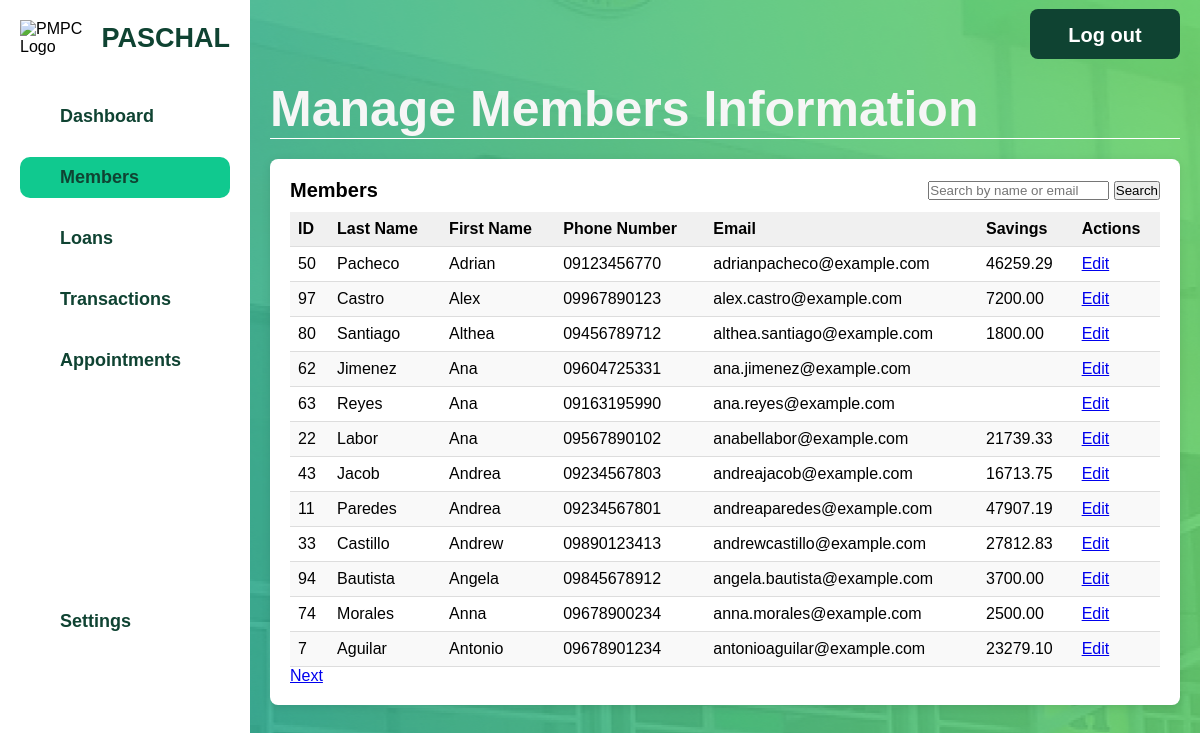
The page /admin/admin-manage-members.php (signed in) on the database its author committed.
### tables this page shows
CREATE TABLE `member` (
  `Email` char(255) NOT NULL,
  `MemberID` int(11) NOT NULL,
  `LastName` varchar(50) DEFAULT NULL,
  `FirstName` varchar(50) DEFAULT NULL,
  `MiddleName` varchar(50) DEFAULT NULL,
  `AddressID` int(11) DEFAULT NULL,
  `Birthday` date DEFAULT NULL,
  `Sex` varchar(10) DEFAULT NULL,
  `TINNumber` varchar(15) DEFAULT NULL,
  `ContactNo` varchar(15) DEFAULT NULL,
  `DateCreated` datetime DEFAULT current_timestamp(),
  `Savings` decimal(10,2) DEFAULT 0.00,
  `TypeOfMember` enum('Regular','Associate') DEFAULT 'Regular',
  `MembershipStatus` enum('Pending','Active') DEFAULT 'Pending',
  `ShareCapital` decimal(10,2) DEFAULT 0.00
);

### html/admin/admin-manage-members.php (the view, shortened to what this page needs)
<?php
include('../db_connect.php');
$limit = 12;
$page = isset($_GET['page']) ? (int)$_GET['page'] : 1;
$offset = ($page - 1) * $limit;
$searchQuery = isset($_GET['search']) ? $_GET['search'] : "";
if (!empty($searchQuery)) {
    $allMembersQuery = "
        SELECT
            MemberID,
            LastName,
            FirstName,
            ContactNo,
            Email,
            Savings
        FROM
            member
        WHERE
            LastName LIKE ? OR
            FirstName LIKE ? OR
            Email LIKE ?
        LIMIT ?, ?
    ";
    $searchTerm = "%" . $searchQuery . "%";
    $stmt = $conn->prepare($allMembersQuery);
    $stmt->bind_param("sssii", $searchTerm, $searchTerm, $searchTerm, $offset, $limit);
} else {
    $allMembersQuery = "
        SELECT
            MemberID,
            LastName,
            FirstName,
            ContactNo,
            Email,
            Savings
        FROM
            member
        LIMIT ?, ?
    ";
    $stmt = $conn->prepare($allMembersQuery);
    $stmt->bind_param("ii", $offset, $limit);
}
$stmt->execute();
$allMembersResult = $stmt->get_result();
$countQuery = "SELECT COUNT(*) as total FROM member";
$countResult = $conn->query($countQuery);
$totalMembers = $countResult->fetch_assoc()['total'];
$totalPages = ceil($totalMembers / $limit);
?>
<!DOCTYPE html>
<html lang="en">
<head>
    <link rel="stylesheet" href="../../css/admin-manage-members.css">
    <link rel="stylesheet" href="../../css/admin-general.css">
</head>
<body>
    <div class="container">
        <div class="sidebar">
            <div class="logo-container">
                <div class="logo">
                    <img src="../../assets/pmpc-logo.png" alt="PMPC Logo">
                </div>
                <h2 class="pmpc-text">PASCHAL</h2>
            </div>
            <ul class="sidebar-menu">
                <li><a href="admin.php">Dashboard</a></li>
                <li><a href="admin-members.php" class="active">Members</a></li>
                <li><a href="admin-loans.php">Loans</a></li>
                <li><a href="admin-transactions.php">Transactions</a></li>
                <li><a href="admin-appointments.php">Appointments</a></li>
            </ul>
            <ul class="sidebar-settings">
                <li><a href="admin-settings.html">Settings</a></li>
            </ul>
        </div>
        <div class="main-content">
            <header>
                <h1>Manage Members Information</h1>
                <button class="logout-button" onclick="window.location.href='../logout.php'">Log out</button>
            </header>
            <section class="member-list">
                <div class="table-header">
                    <h3>Members</h3>
                    <form action="admin-manage-members.php" method="GET">
                        <input type="text" name="search" placeholder="Search by name or email" value="<?php echo htmlspecialchars($searchQuery); ?>">
                        <button type="submit">Search</button>
                    </form>
                </div>
                <table>
                    <thead>
                        <tr>
                            <th>ID</th>
                            <th>Last Name</th>
                            <th>First Name</th>
                            <th>Phone Number</th>
                            <th>Email</th>
                            <th>Savings</th>
                            <th>Actions</th>
                        </tr>
                    </thead>
                    <tbody>
                        <?php
                        if ($allMembersResult->num_rows > 0) {
                            while ($row = $allMembersResult->fetch_assoc()) {
                                echo "<tr>";
                                echo "<td>" . htmlspecialchars($row['MemberID']) . "</td>";
                                echo "<td>" . htmlspecialchars($row['LastName']) . "</td>";
                                echo "<td>" . htmlspecialchars($row['FirstName']) . "</td>";
                                echo "<td>" . htmlspecialchars($row['ContactNo']) . "</td>";
                                echo "<td>" . htmlspecialchars($row['Email']) . "</td>";
                                echo "<td>" . htmlspecialchars($row['Savings']) . "</td>";
                                echo "<td><a href='admin-edit-member.php?id=" . htmlspecialchars($row['MemberID']) . "'>Edit</a></td>";
                                echo "</tr>";
                            }
                        } else {
                            echo "<tr><td colspan='7'>No members found.</td></tr>";
                        }
                        ?>
                    </tbody>
                </table>
                <div class="pagination">
                    <?php if ($page < $totalPages): ?>
                        <a href="?page=<?php echo $page + 1; ?>&search=<?php echo htmlspecialchars($searchQuery); ?>">Next</a>
                    <?php endif; ?>
                </div>
            </section>
        </div>
    </div>
</body>
</html>

### css/admin-manage-members.css (style rules this page uses)
.member-list { background-color: #fff; padding: 20px; border-radius: 8px; box-shadow: 0 2px 10px rgba(0,0,0,0.1); margin-top: 20px; }
.table-header { display: flex; justify-content: space-between; align-items: center; margin-bottom: 10px; }
.table-header h3 { margin: 0; font-size: 20px; }
.member-list table { width: 100%; border-collapse: collapse; }
.member-list th, .member-list td { text-align: left; padding: 8px; border-bottom: 1px solid #ddd; }
.member-list th { background-color: #f0f0f0; font-weight: bold; }
.member-list tbody tr:nth-child(even) { background-color: #f9f9f9; }
.member-list td { font-size: 16px; }

### css/admin-general.css (style rules this page uses)
* { margin: 0; padding: 0; box-sizing: border-box; font-family: 'Poppins', Arial, Helvetica, sans-serif; }
html, body { height: 100%; }
body { background-image: url('../assets/bg.jpg'); background-size: auto; background-position: center; background-repeat: repeat; margin: 0; height: 100vh; }
.container { display: flex; width: 100%; height: 100vh; }
.sidebar { width: 250px; background-color: #fff; display: flex; flex-direction: column; padding: 20px; position: fixed; height: 100vh; }
.logo-container { display: flex; align-items: center; margin-bottom: 20px; }
.logo img { width: 70px; height: auto; margin-right: 10px; }
.pmpc-text { font-size: 27px; color: #0F4332; font-weight: 800; }
.sidebar-menu { list-style: none; padding: 0; }
.sidebar-menu li { margin: 20px 0; }
.sidebar-settings { list-style: none; padding-left: 0; margin-bottom: 20px; }
.sidebar-menu a { color: #0F4332; text-decoration: none; font-size: 18px; font-weight: bold; display: block; padding: 10px 40px; transition: background-color 0.3s ease; }
.sidebar-menu a.active, .sidebar-menu a:hover { background-color: #10C98F; border-radius: 10px; }
.sidebar-settings li { margin: 0; }
.sidebar-settings a { color: #0F4332; text-decoration: none; font-size: 18px; font-weight: bold; padding: 10px 40px; display: block; transition: background-color 0.3s ease; margin-top:200px; }
.main-content { margin-left: 250px; padding: 20px; width: calc(100% - 250px); background-color: #e0f7f700; }
header { display: flex; justify-content: space-between; align-items: center; padding-top: 60px; border-bottom: 1.5px solid #ffffff; margin-bottom: 20px; }
header h1 { font-size: 50px; font-weight: 800; color: #f6f6f6; }
.logout-button { background-color: #0F4332; color: rgb(255, 255, 255); border-radius: 8px; margin-top: -150px; font-size: 20px; font-weight: bold; width: 150px; height: 50px; padding: 15px 25px; border: none; cursor: pointer; transition: background-color 0.3s ease; }

### rows shown on the page
member: MemberID "50", LastName "Pacheco", FirstName "Adrian", ContactNo "09123456770", Email "adrianpacheco@example.com", Savings "46259.29"
member: MemberID "97", LastName "Castro", FirstName "Alex", ContactNo "09967890123", Email "alex.castro@example.com", Savings "7200.00"
member: MemberID "80", LastName "Santiago", FirstName "Althea", ContactNo "09456789712", Email "althea.santiago@example.com", Savings "1800.00"
member: MemberID "62", LastName "Jimenez", FirstName "Ana", ContactNo "09604725331", Email "ana.jimenez@example.com"
member: MemberID "63", LastName "Reyes", FirstName "Ana", ContactNo "09163195990", Email "ana.reyes@example.com"
member: MemberID "22", LastName "Labor", FirstName "Ana", ContactNo "09567890102", Email "anabellabor@example.com", Savings "21739.33"
member: MemberID "43", LastName "Jacob", FirstName "Andrea", ContactNo "09234567803", Email "andreajacob@example.com", Savings "16713.75"
member: MemberID "11", LastName "Paredes", FirstName "Andrea", ContactNo "09234567801", Email "andreaparedes@example.com", Savings "47907.19"
member: MemberID "33", LastName "Castillo", FirstName "Andrew", ContactNo "09890123413", Email "andrewcastillo@example.com", Savings "27812.83"
member: MemberID "94", LastName "Bautista", FirstName "Angela", ContactNo "09845678912", Email "angela.bautista@example.com", Savings "3700.00"
member: MemberID "74", LastName "Morales", FirstName "Anna", ContactNo "09678900234", Email "anna.morales@example.com", Savings "2500.00"
member: MemberID "7", LastName "Aguilar", FirstName "Antonio", ContactNo "09678901234", Email "antonioaguilar@example.com", Savings "23279.10"
